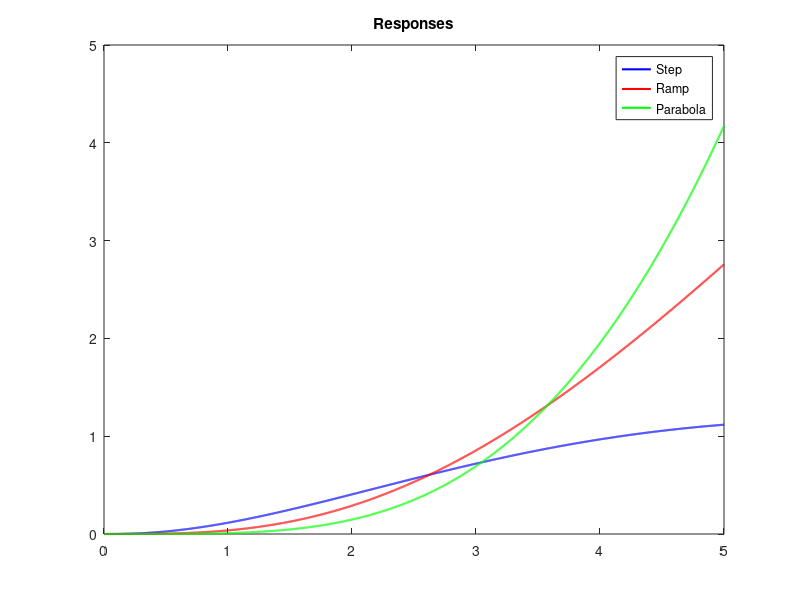

Write MATLAB code to recreate this figure. (Note: this script raises an error after producing the figure.)
close all

% Define Laplace variable 's'
s = tf('s'); % Create a transfer function variable


% Lead-Lag Compensator Design
Kc = 7.02; % Compensator gain (to reduce overshoot decrease this but it'll increase the error)

z1 = 26;  % Lead zero    // rise and settling time
p1 = 6.4; % Lead pole (to reduce overshoot increase this)

z2 = 0.02; % Lag zero 
p2 = 0.7; % Lag pole (to reduce steady-state error reduce this)

omega = 78; % wn

Gc = Kc * ((s + z1) / (s + p1)) * ((s + z2) / (s + p2)); % Lead-Lag Compensator
G = tf(omega, [1 omega omega^2 0 0]); % System transfer function
sys_cl = feedback(G * Gc, 1); % Closed-loop system with compensator

% Step, Ramp, and Parabolic Responses
time = 0:0.001:5; % Finer time resolution for accuracy
stepResponse = step(sys_cl, time);
rampResponse = lsim(sys_cl, time, time); % Ramp input
parabolicResponse = lsim(sys_cl, 0.5 * time.^2, time); % Parabolic input

% Plot Responses
figure;
plot(time, stepResponse, 'b', 'LineWidth', 1.5);
title('Step Response'); hold on;
plot(time, rampResponse, 'r', 'LineWidth', 1.5);
title('Ramp Response'); hold on;
plot(time, parabolicResponse, 'g', 'LineWidth', 1.5);
title('Responses');legend('Parabola'); legend('Step', 'Ramp', 'Parabola');

%%

% checking the stability of the system
% pole(G)
% pole(sys_cl)

%%

% info such as settling time, overshoot, etc..
info = stepinfo(sys_cl, 'RiseTimeLimits', [0 1], 'SettlingTimeThreshold', 0.05);
disp(info);

% Check Steady-State Error for Step Input
steady_state_error = abs(1 - stepResponse(end)); % Steady-state error
disp(['Steady-State Error for the step: ', num2str(steady_state_error)]);

% steady_state_error_ramp = abs(1 - rampResponse(end)); % Steady-state error
% disp(['Steady-State Error for the ramp: ', num2str(steady_state_error_ramp)]);
% 
% steady_state_error_parabola = abs(1 - parabolicResponse(end)); % Steady-state error
% disp(['Steady-State Error for the parabola: ', num2str(steady_state_error_parabola)]);

%%

% figure;
% rlocus(sys_cl);
% title('Root Locus with Lead-Lag Compensator');
% 
% 

%%

% figure;
% margin(sys_cl);
% title('Bode Plot with Lead-Lag Compensator');
